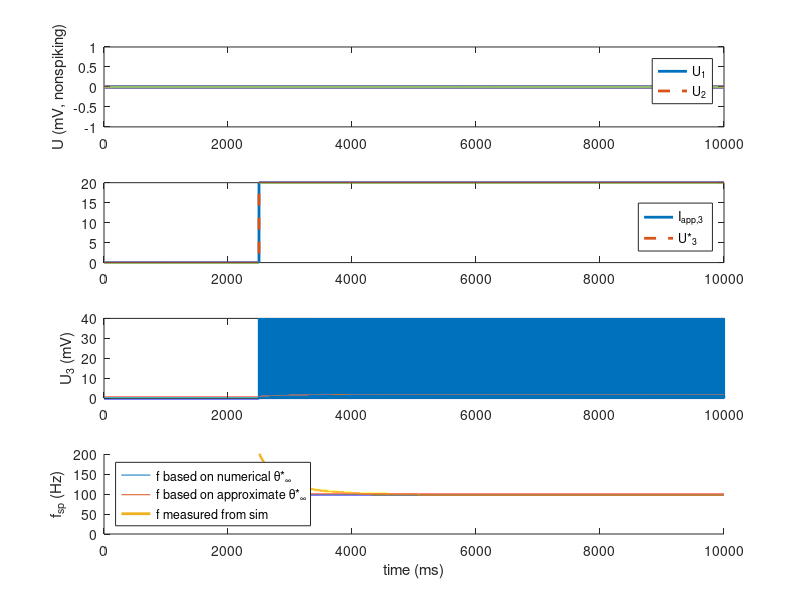
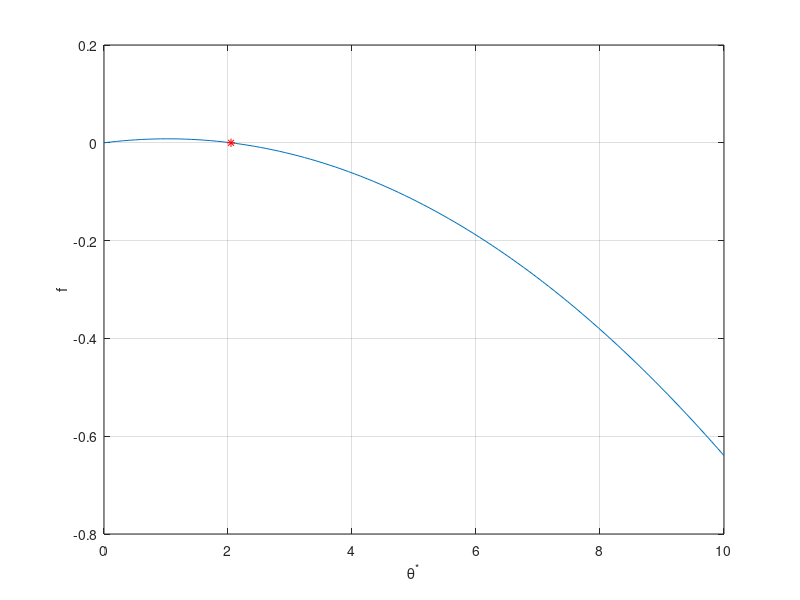
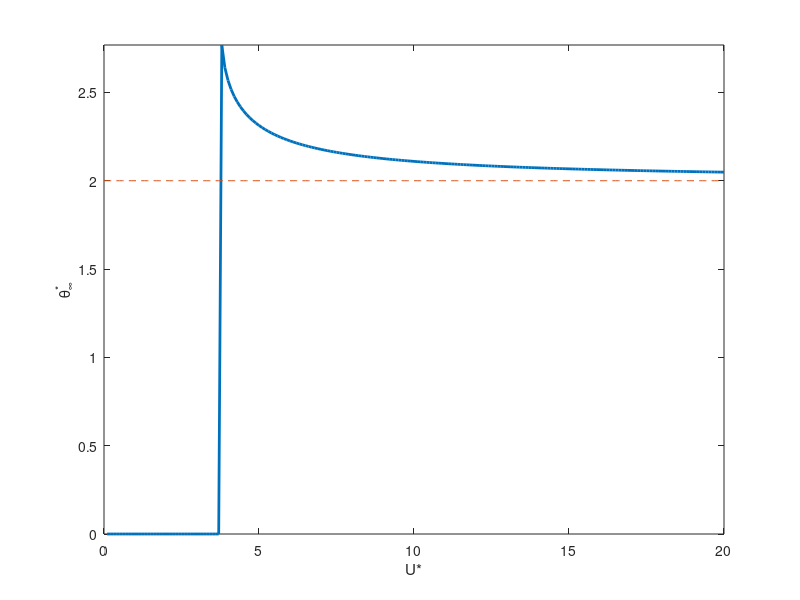

The MATLAB source for these figures, in order:
% Nicholas Szczecinski 2019
% 19 Mar 19
% CWRU EMAE 689, Synthetic Nervous Systems

close all
clear all
clc

%Units are nF, uS, mV, ms, nA

%Nonspiking neurons - U3 = U1 + U2
Cm = 10;
Gm = 1;
Iapp1 = 0;
Iapp2 = 0;

%Spiking neuron, U3
I3 = 20;
theta0 = 1; %1;

m = 1; 
tauTheta = 300; 
% m = -5; %2;
% tauTheta = 30; %50;
% m = 1;
% tauTheta = 500;
% m = .5;
% tauTheta = 500;

R = 20; %mV

%Design addition node synapses
k = 1; % U3 = K*(U1 + U2)

%User doesn't program this! This is based on design rules.
delEsyn = 100;
gMax = k*R/(delEsyn - k*R);
if gMax < 0
    error('gMax must be greater than 0. Increase Esyn.')
end

%We set R and Fmax, and then calculate Cm.

Fmax = .1; %kHz (because it's 1/ms)
%Design Cm3 to ensure that when U* = R, fsp = Fmax. If m != 0, then we need
%to also scale Fmax based on our prediction of theta*.
Cm3 = 1/Fmax*((1 - m/2)*R/theta0 - 1/2);
% Cm3 = 5;
if Cm3 <= 0
    Cm3 = Gm*R/(Fmax*theta0);
end

fprintf('gMax = %1.3f, delEsyn = %1.3f\n',gMax,delEsyn);

dt = .1;
tmax = 10000;
tStart = tmax*1/4;

t = 0:dt:tmax;
numSteps = length(t);

%Compute V1(t) and V2(t) with simulation
U1sim = zeros(size(t));
U2sim = zeros(size(t));
U3sim = zeros(size(t));
U3spike = false(size(t));
U3star = zeros(size(t));
theta3 = zeros(size(t));
Iapp3 = zeros(size(t));
Iapp3(t >= tStart) = I3;
fsp3 = NaN(size(t));
g3total = zeros(size(t));
tau3 = zeros(size(t));

U1sim(1) = 0;
U2sim(1) = 0;
U3sim(1) = 0;
theta3(1) = theta0;

nSpikes = 0;

for i=2:numSteps
    U1sim(i) = U1sim(i-1) + dt/Cm*(Iapp1 - Gm*U1sim(i-1));
    gSyn1 = U1sim(i-1)/R*gMax;
    U2sim(i) = U2sim(i-1) + dt/Cm*(Iapp2 - Gm*U2sim(i-1));
    gSyn2 = U2sim(i-1)/R*gMax;
    
    g3total(i) = Gm + gSyn1 + gSyn2;
    tau3(i) = Cm3/g3total(i);
    U3star(i) = (Iapp3(i) + gSyn1*delEsyn + gSyn2*delEsyn)/g3total(i);
    
    U3sim(i) = U3sim(i-1) + dt/Cm3*(Iapp3(i) - Gm*U3sim(i-1) + gSyn1*(delEsyn - U3sim(i-1)) + gSyn2*(delEsyn - U3sim(i-1)));
    theta3(i) = theta3(i-1) + dt/tauTheta*(-theta3(i-1) + theta0 + m*U3sim(i-1));
    if U3sim(i) > theta3(i)
        U3sim(i) = 0;
        theta3(i) = max(0,theta3(i));
        U3spike(i) = true;
        nSpikes = nSpikes + 1;
        spikeInds(nSpikes) = i; %#ok<SAGROW>
    end
    
    
    if(nSpikes > 1)
        fsp3(spikeInds(nSpikes-1):spikeInds(nSpikes)) = 1./(dt*(spikeInds(nSpikes) - spikeInds(nSpikes-1)));
    end
end

U3sim(U3spike) = 2*R; %5*theta0;
taum = Cm3/Gm;

%define our function to predict theta*_\infty. Given a value of U*, we can
%find theta* that sets f = 0.
if taum == tauTheta
    f = @(th,U) -th + theta0 + m*U + (th - theta0 - m*U).*(1 - th./U).^(taum/tauTheta) + m*U*taum/tauTheta*log(1 - th./U).*(1 - th./U).^(taum/tauTheta);
else
    f = @(th,U) -th + theta0 + m*U + (th - theta0 - m*U).*(1 - th./U).^(taum/tauTheta) + m*U*taum/(tauTheta - taum).*((1 - th./U) - (1 - th./U).^(taum/tauTheta));
end

%define the slope of f, which will be necessary to determine if the
%solution we find is stable or not.
df = @(th,U) (f(th+.001,U) - f(th,U))/.001;

%If the slope of f is positive at its zero, then this is an unstable
%solution.
slopePositive = true;
thStart = theta0/(1 - m/2);
counter = 1;
%Find the steady state threshold for the final value of U*. If m!=0, then
%this will not be true throughout the simulation, because theta* will
%change. But this is at least one way to check our claculation of theta*.
if ~isinf(thStart) && thStart > 0
    while slopePositive && counter < 10
        %solve f to find a candidate theta* value.
        thStar = fzero(@(th)f(th,U3star(end)),thStart);
        if df(thStar,U3star(end)) < 0
            %This means the solution is stable, and we can stop searching.
            slopePositive = false;
        else
            %This means the solution is unstable, and we need to keep
            %searching. Change the starting point and try again.
            thStart = thStart + 1;
        end
        counter = counter + 1;
    end

    if slopePositive
        warning('No solution for the steady state firing frequency could be found.')
    end
else
    thStar = NaN;
end

%Repeat the above process for multiple values of U*, to find the dependence
%of theta* on U*. This will also let us compare our approximate value
%theta*=theta0/(1-m/2) to the actual value.
Utry = 0:.1:R;
thStarVec = NaN(size(Utry));
for i=1:length(Utry)
    slopePositive = true;
    thStart = theta0;
    counter = 1;
    while slopePositive && counter < 10
        try thStarVec(i) = fzero(@(th)f(th,Utry(i)),thStart);
        catch
            counter = 10;
        end
        if df(thStarVec(i),Utry(i)) < 0
            slopePositive = false;
        else
            thStart = thStart + 1;
        end
        counter = counter + 1;
    end

    if slopePositive
        warning('No solution for the steady state firing frequency could be found.')
    end
end

thStarApprox = theta0/(1 - m/2)+zeros(size(Utry));


h = figure;
subplot(4,1,1)
plot(t,U1sim,'linewidth',2)
hold on
plot(t,U2sim,'--','linewidth',2)
legend('U_1','U_2')
ylabel('U (mV, nonspiking)')

subplot(4,1,2)
plot(t,Iapp3+zeros(size(t)),'linewidth',2)
hold on
plot(t,U3star,'--','linewidth',2)
legend('I_{app,3}','U*_3','location','southeast')

subplot(4,1,3)
stairs(t,U3sim,'linewidth',2)
hold on
stairs(t,theta3)
ylabel('U_3 (mV)')

subplot(4,1,4)
hold on
plot(t(t > tStart),zeros(size(t(t > tStart)))+1e3*-1./(tau3(end)*log(1 - thStar/U3star(end))))
plot(t(t > tStart),zeros(size(t(t > tStart)))+1e3*-1./(tau3(end)*log(1 - interp1(Utry,thStarApprox,U3star(end))/U3star(end))))
ff = plot(t,1e3*fsp3,'linewidth',2);
ylabel('f_{sp} (Hz)')
xlabel('time (ms)')
if max(fsp3) > 0
    ylim([0,Inf])
end
xlim([0,tmax])
legend('f based on numerical \theta*_\infty','f based on approximate \theta*_\infty','f measured from sim','location','west')
set(h,'Position',[1 41 1536 748])


thSamp = linspace(0,10);
figure
plot(thSamp,f(thSamp,U3star(end)));
hold on
if exist('thStar','var')
    plot(thStar,f(thStar,U3star(end)),'r*')
end
grid on
xlabel('\theta^*')
ylabel('f')

figure
plot(Utry,thStarVec,'linewidth',2)
hold on
plot(Utry,thStarApprox,'--')
ylim([0,Inf])
xlabel('U*')
ylabel('\theta^*_\infty')
